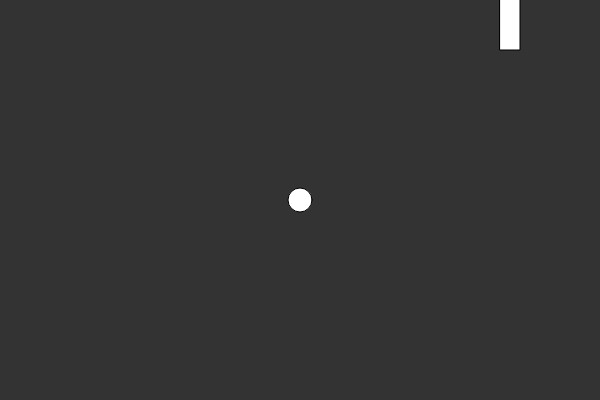
Frame 1 (no input)
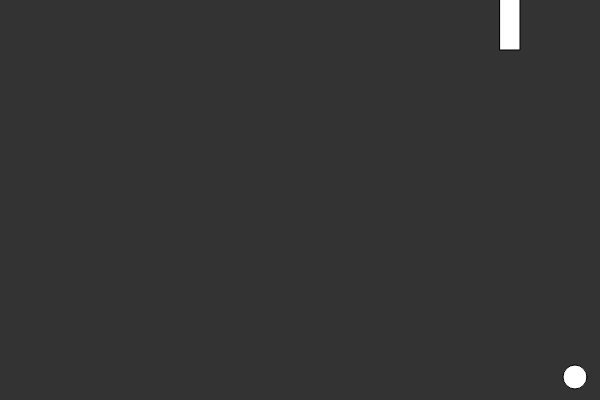
Frame 60 (no input)
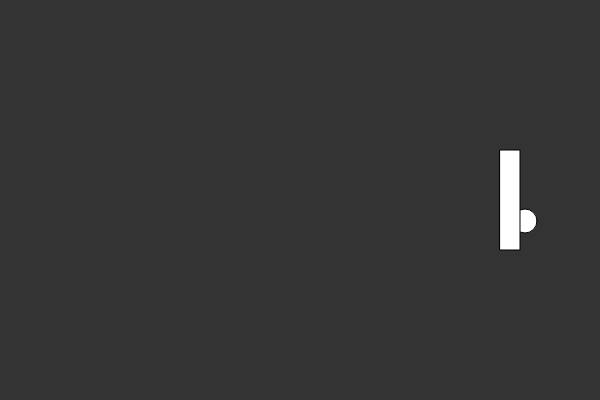
Frame 120 (the mouse pressed at the canvas centre since frame 60)

The p5.js sketch that drew these frames (run headless with seeded random() and noise() and a simulated clock; from frame 60 on, the mouse is pressed at the canvas centre):

// p5.js sketch
// ── sketch.js
var ball;
var player;

function setup() {
  createCanvas(600, 400);
  ball = new Ball();
  player = new Player();
}

function draw() {
  background(51);
  ball.display();
  player.display();
  ball.update();
  player.check();
}

function Ball() {
  this.x = 300;
  this.y = 200;
  this.r = 12;
  this.xSpeed = 25;
  this.ySpeed = 3;
  this.col = color(255);
  this.display = function() {
    fill(this.col);
    ellipse(this.x, this.y, this.r * 2, this.r * 2);
  }
  this.update = function() {
    if (this.x < 0 + this.r) {
      this.xSpeed *= -1;
    } else if (this.y < 0 + this.r) {
      this.ySpeed *= -1;
    } else if (this.y > height - this.r) {
      this.ySpeed *= -1;
    } else if (this.x > width - this.r) {
      this.xSpeed *= -1;
    }
    this.x += this.xSpeed;
    this.y += this.ySpeed;
  }
}

function Player() {
  this.x = 510;
  this.y = 200;
  this.a = 20;
  this.b = 100;
  this.col = color(255);
  this.display = function() {
    rectMode(CENTER);
    fill(this.col);
    rect(this.x, mouseY, this.a, this.b);
  }
  this.check = function() {
    print(ball.y);
    if (ball.x >= this.x - (this.a / 2) && ball.x <= this.x + (this.a / 2) && ball.y >= mouseY - (this.b / 2) && ball.y <= mouseY + (this.b / 2)) {
      ball.xSpeed *= -1;
    }
  }
}
